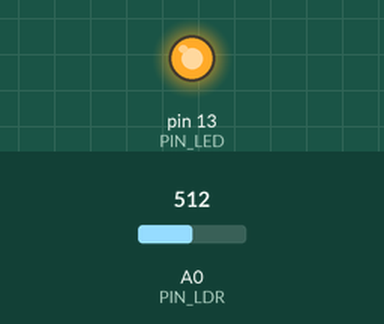
This sketch was run on a simulated Arduino Uno, built with avr-gcc and run on an emulated ATmega328P. On the bench: output pins drawn as LEDs (lit = HIGH). The inputs (shaded band) are chosen by the test bench; at power-on: A0 (PIN_LDR) = 512.

Above: at 1.2 s.
1.3 s: A0 (PIN_LDR) set to 504
At 2.3 s:
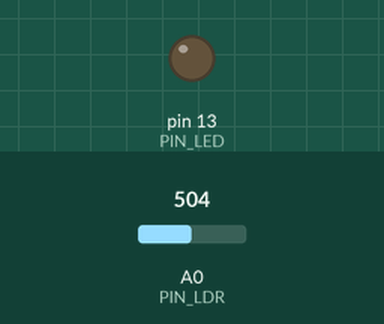
2.8 s: A0 (PIN_LDR) set to 716
At 3.4 s:
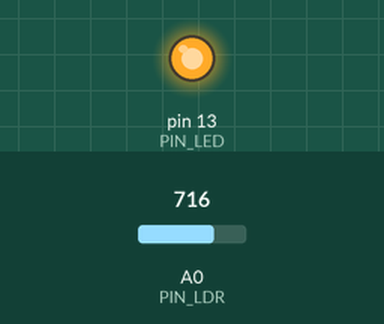
4.3 s: A0 (PIN_LDR) set to 511
At 5.6 s:
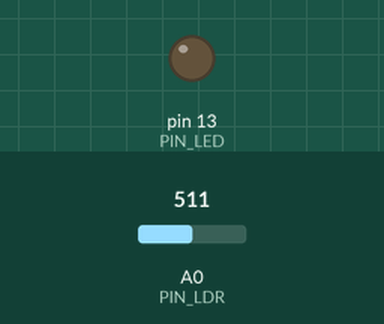
Timing chart, 0 to 7.3 s (numbered marks = the images above; inputs shaded):
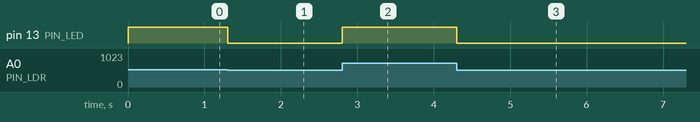

Measured:
- the behaviour switches between 512 and 511 on A0 (PIN_LDR) (found by bisection; images 0 and 1)
- after the input at 1.3 s, pin 13 (PIN_LED): HIGH → LOW at once
- after the input at 2.8 s, pin 13 (PIN_LED): LOW → HIGH at once
- after the input at 4.3 s, pin 13 (PIN_LED): HIGH → LOW at once

The sketch:

ldr.ino
```cpp
#define PIN_LDR 0
#define PIN_LED 13

int val = 0;
void setup(){
   pinMode(PIN_LED,OUTPUT);
}

void loop(){
	val = analogRead(PIN_LDR); // 0번 에서 값을 읽어옴
	analogWrite(PIN_LED,val/4); // 센서 밝기 값만큼으로 LED 켜기
	delay(10);
}
```
